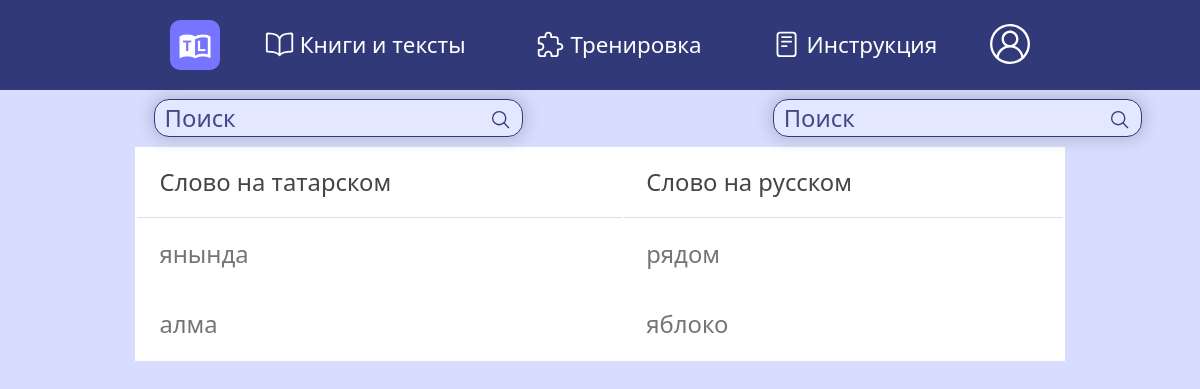
The page /words (signed in) on the database as committed earlier.
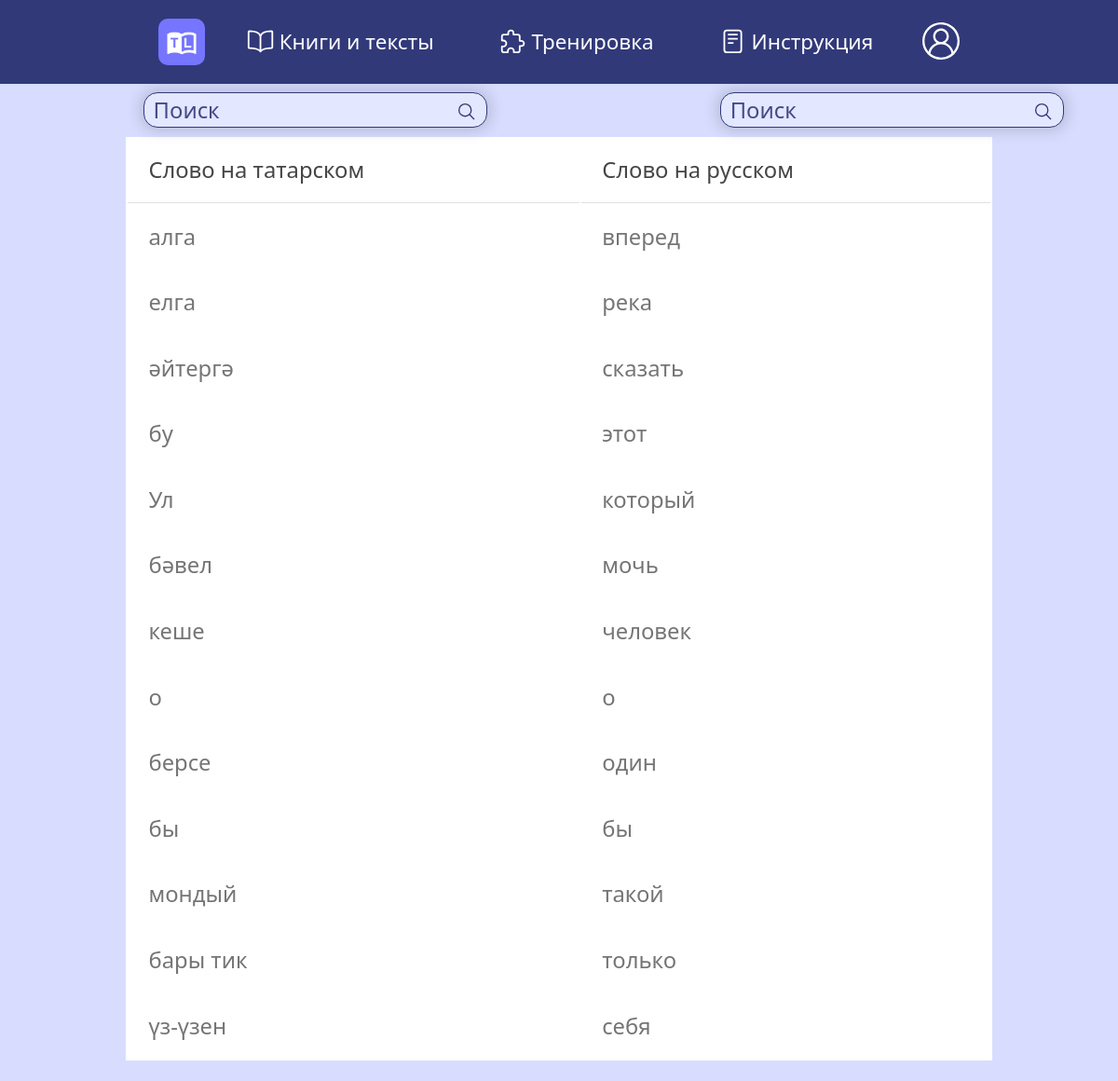
The same page on the database as committed later.
### data/words.py (models this page shows)
class Word(SqlAlchemyBase, SerializerMixin):
    __tablename__ = "words"
    id = sqlalchemy.Column(sqlalchemy.Integer, primary_key=True, autoincrement=True)
    word = sqlalchemy.Column(sqlalchemy.VARCHAR, nullable=False)
    word_ru = sqlalchemy.Column(sqlalchemy.VARCHAR, nullable=False)

### main.py (the view, shortened to what this page needs)
@app.route("/words", methods=["GET", "POST"])
@login_required
def words():
    try:
        db_sess = db_session.create_session()
        user_words_id = (
            db_sess.query(User.words)
            .filter(User.id == current_user.id)
            .first()[0]
            .split(",")
        )
        user_words_id = (
            db_sess.query(User.words)
            .filter(
                User.id == current_user.id, Word.id.in_(list(map(int, user_words_id)))
            )
            .first()[0]
        )
        user_words_id = user_words_id.split(",")
        words = (
            db_sess.query(Word).filter(Word.id.in_(list(map(int, user_words_id)))).all()
        )
        return render_template("words.html", title="мои слова", words=words)
    except:
        return render_template("words.html", title="мои слова", words=[])

### data/db_session.py (called while the page is built)
def create_session() -> Session:
    global __factory
    return __factory()

### main.py (called while the page is built)
@login_manager.user_loader
def load_user(user_id):
    db_sess = db_session.create_session()
    return db_sess.query(User).get(user_id)

### templates/words.html
{% extends "base.html" %} {% block content %}
<div class="container">
    <div class="user__words__container">
        <div class="search__buttons">
            <div class="book__search word__search">
                <form method="POST">
                    <input class="input_search" type="text" name="field" autocomplete="off" placeholder="Поиск">
                    <button type="submit" name="search2" class="search_button" value="">
                        <ion-icon class="search_icon" name="search-outline"></ion-icon>
                    </button>
                </form>
            </div>
            <div class="book__search word__search left__search__button">
                <form method="POST">
                    <input class="input_search" type="text" name="field" autocomplete="off" placeholder="Поиск">
                    <button type="submit" name="search" class="search_button" value="">
                        <ion-icon class="search_icon" name="search-outline"></ion-icon>
                    </button>
                </form>
            </div>
        </div>
        <table class="table">
            <thead>
                <tr>
                    <th scope="col">Слово на татарском</th>
                    <th scope="col">Слово на русском</th>
                </tr>
            </thead>
            {% for word in words %}
            <tr>
                <td>{{ word.word }}</td>
                <td>{{ word.word_ru }}</td>
            </tr>
            {% endfor %}
        </table>
    </div>
</div>
{% endblock %}

Rows that differ between the two databases and show on the page:
no longer on this page (row unchanged): Word: word "янында", word_ru "рядом"
no longer on this page (row unchanged): Word: word "алма", word_ru "яблоко"
now on this page (row unchanged): Word: word "алга", word_ru "вперед"
now on this page (row unchanged): Word: word "елга", word_ru "река"
now on this page (row edited): Word: word "әйтергә", word_ru "сказать"
added Word: word "бу", word_ru "этот"
added Word: word "Ул", word_ru "который"
added Word: word "бәвел", word_ru "мочь"
added Word: word "кеше", word_ru "человек"
added Word: word "о", word_ru "о"
added Word: word "берсе", word_ru "один"
added Word: word "бы", word_ru "бы"
added Word: word "мондый", word_ru "такой"
added Word: word "бары тик", word_ru "только"
added Word: word "үз-үзен", word_ru "себя"
